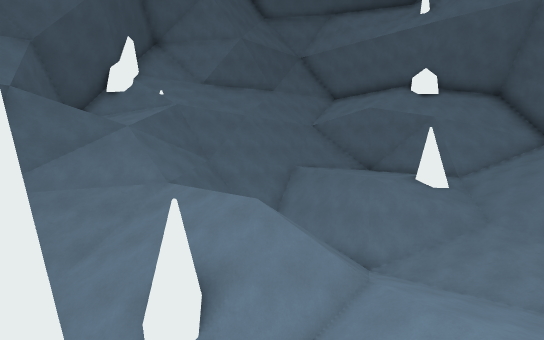
view 1 (above)

13 first-person views from a walk through a 3-D level made in the Godot game engine. The camera is 1.5 m above the floor, tilts 2° down and sees 85° across. The floor is counted in squares, 2 m on a side. Each view is taken from the middle of a square. On the plan, view 1 faces up. The plan holds only what a view shows up to about 10 squares ahead; the rest is blank. The place goes on beyond the plan.

view 2
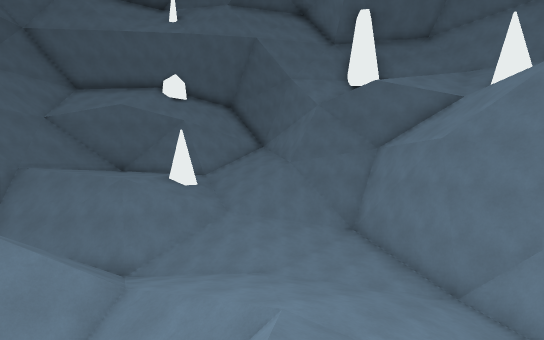

view 3
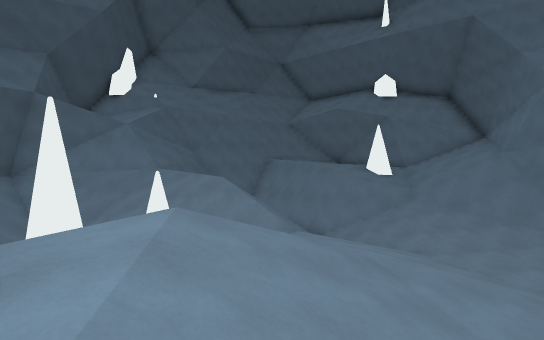

view 4
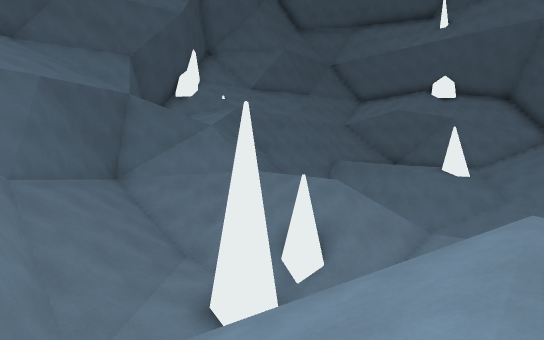

view 5
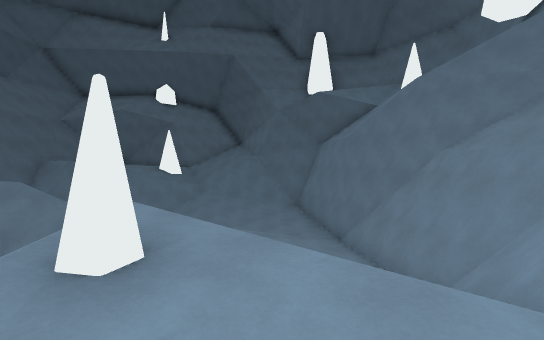

view 6
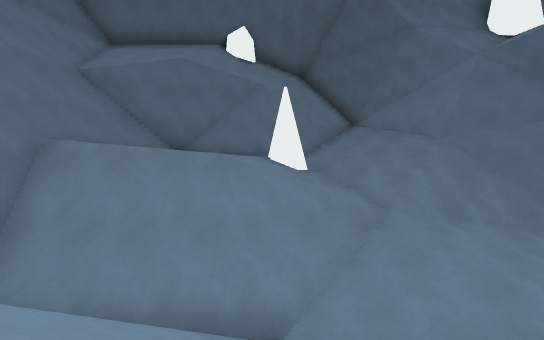

view 7
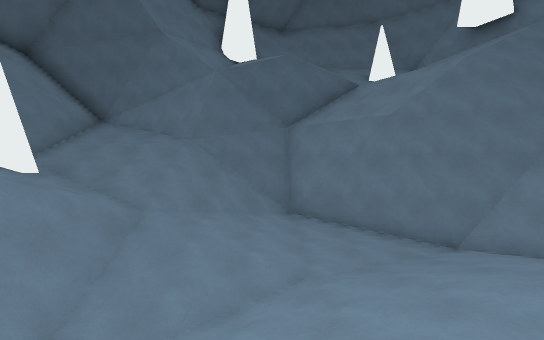

view 8
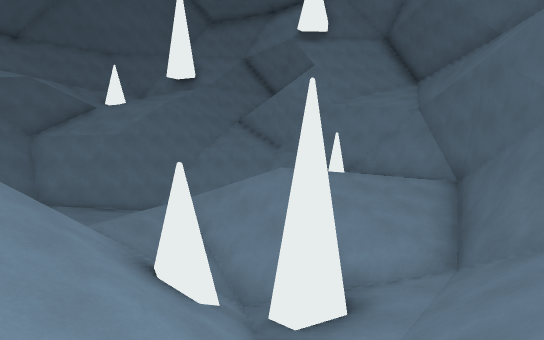

view 9
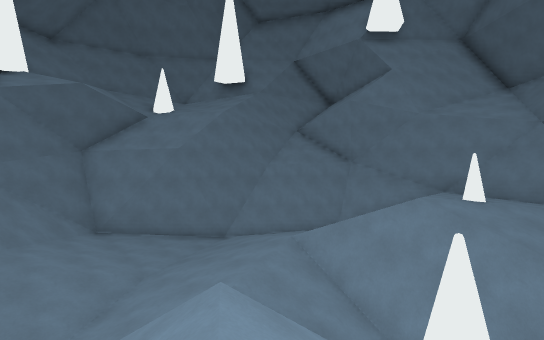

view 10
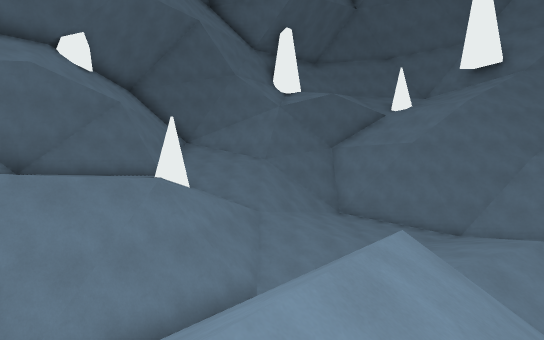

view 11
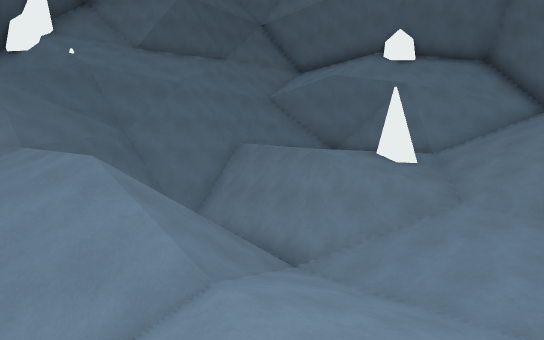

view 12
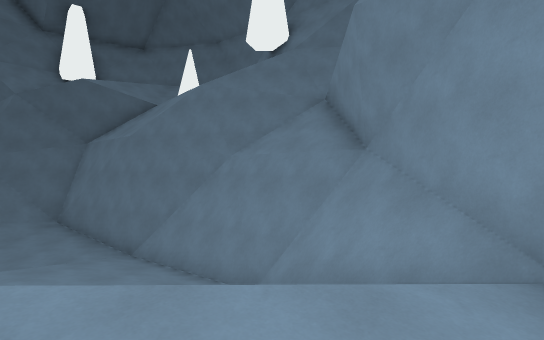

view 13
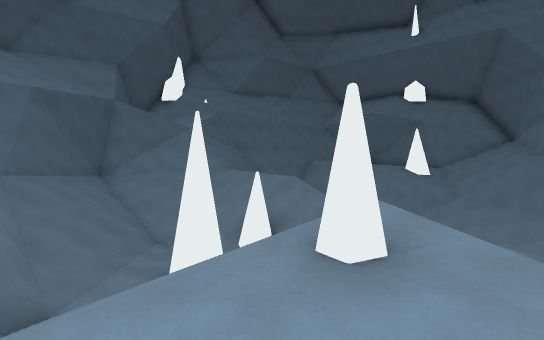

### Floor plan
Key: @ floor where view 1 was taken; # wall or solid block; . main floor; : floor 0.25 m higher than the main floor; _ floor 0.75 m lower than the main floor; < floor 1 m lower than the main floor; ( floor 2.5 m lower than the main floor; ! floor 3.5 m lower than the main floor; ? floor 3.75 m lower than the main floor; / step, stairs or slope; v drop or lower ground.
Columns run from 7 left of view 1 to 10 right of it. Each row starts with its distance up from view 1.
 14           ###
 13         ###/##
 12       ###:...##
 11       #vv:.../####
 10      ####v..#////#
  9     ## /##v//////#
  8   ###////###////##
  7 ###/////////////#
  6 #//////////////##
  5 #//////////////##
  4 #////#//////?!!#
  3 #////#///(//??##
  2 ##////////////#
  1  ##//////////##
  0   ##///@////##
 -1    #//_#/  ##
 -2    #/<<_/ /#
 -3    ###<</###
 -4      #####

Where each view was taken, in squares from view 1:
view 1: 0 up, 0 right, facing up
view 2: 0 up, 0 right, facing up-right
view 3: 2 down, 1 right, facing up
view 4: 2 down, 2 left, facing up
view 5: 3 down, 1 left, facing up-right
view 6: 5 up, 0 right, facing up-right
view 7: 5 up, 0 right, facing right
view 8: 6 up, 5 left, facing down-right
view 9: 7 up, 2 left, facing down-right
view 10: 7 up, 3 left, facing right
view 11: 2 up, 2 right, facing up
view 12: 2 down, 1 left, facing right
view 13: 3 down, 1 left, facing up
